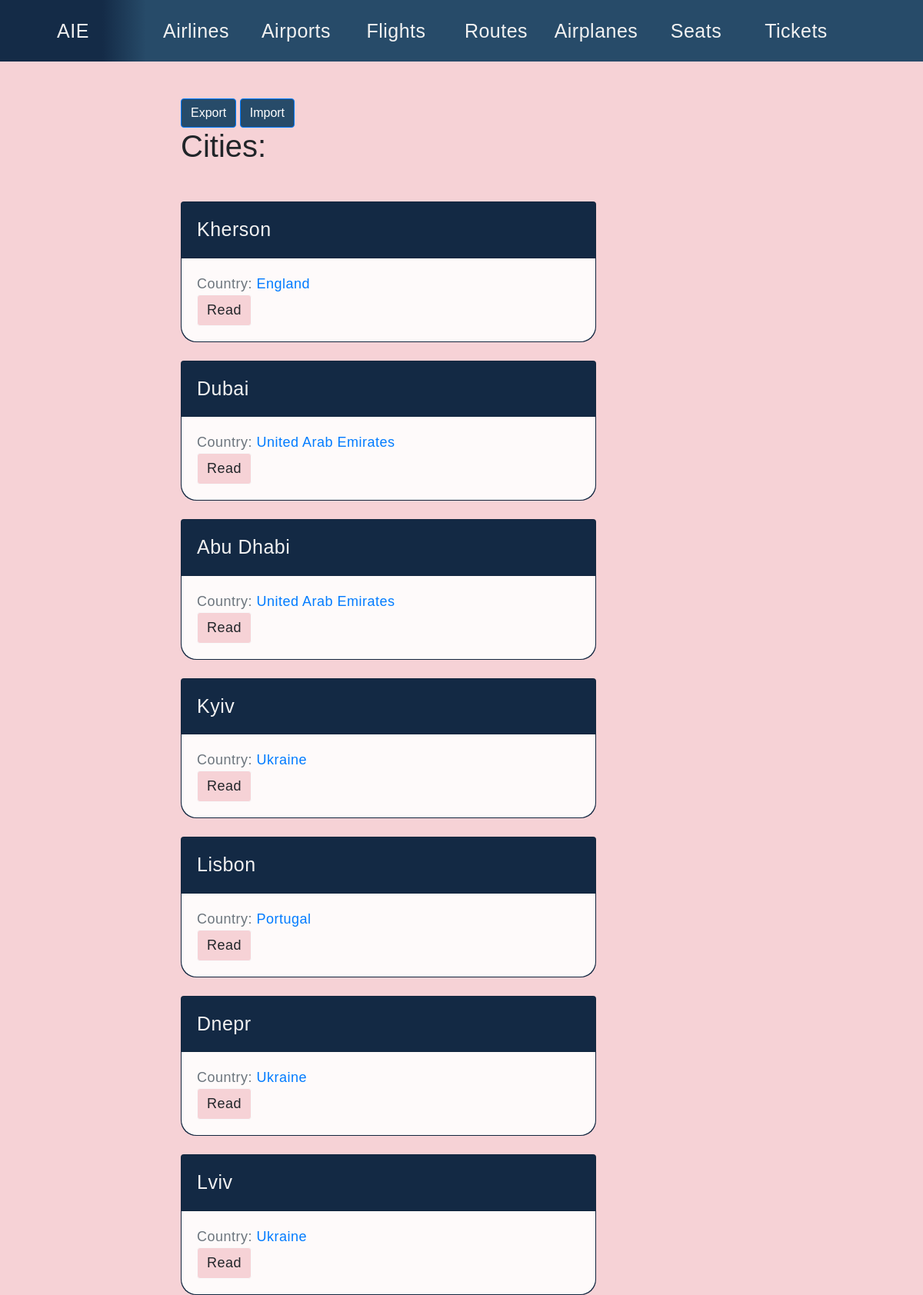
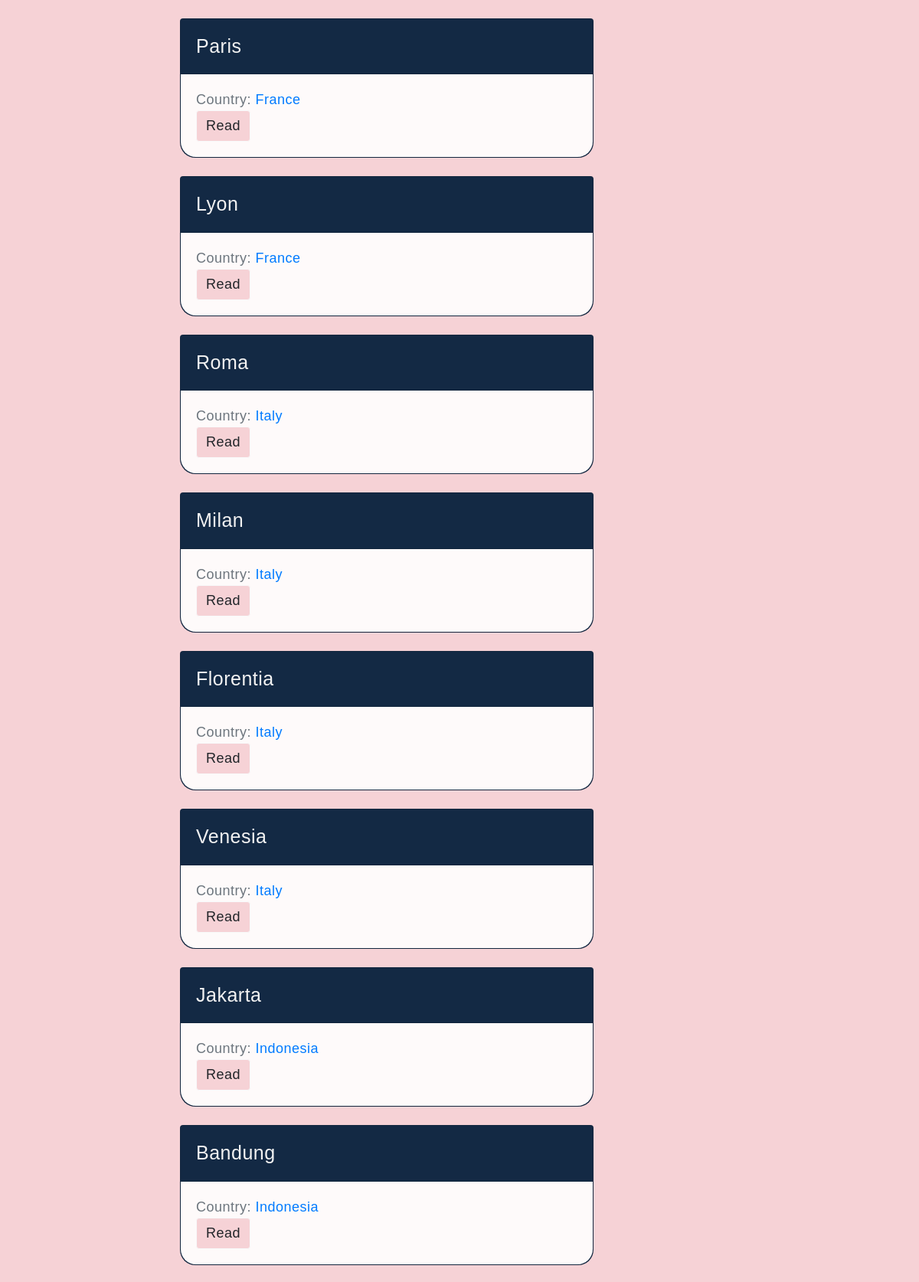
The app's page /airtickets/cities/ (upper part) with its own data (2 pictures, top to bottom).
### airtickets/models.py (models this page shows, shortened)
class City(models.Model):
    name = models.CharField(max_length=50, db_index=True, unique=True)
    slug = models.CharField(max_length=50, unique=True, blank=True)
    country = models.ForeignKey(Country, on_delete=models.CASCADE, related_name='cities')
    def get_absolute_url(self):
        return reverse('city_detail_url', kwargs={'slug': self.slug})

class Country(models.Model):
    name = models.CharField(max_length=50, db_index=True, unique=True)
    slug = models.SlugField(max_length=50, unique=True, blank=True)
    def get_absolute_url(self):
        return reverse('country_detail_url', kwargs={'slug': self.slug})

### airtickets/views.py (the view)
# urls.py: path('cities/', cities_list, name='cities_list_url'),
def cities_list(request):
    cities = City.objects.all()
    return render(request, 'airtickets/cities_list.html', context={'cities': cities})

### airtickets/templates/airtickets/cities_list.html (shortened to what this page needs)
{% extends 'airtickets/base_airtickets.html' %}
{% block content %}
    <a href="{% url 'export_cities_url' %}" class="btn btn-primary" style="background: #274b69"> Export </a>
    <a href="{% url 'import_cities_url' %}" class="btn btn-primary" style="background: #274b69"> Import </a>
    <h1 class="mb-5">Cities:</h1>
    {% for city in cities %}
        {% include 'airtickets/includes/city_card_template.html' %}
    {% endfor %}
{% endblock %}

### airtickets/templates/airtickets/includes/city_card_template.html
<div class="card mb-4"
     style="background: #142b47;
            font-size: 18px;
            color: #f2f2f2;
            font-family: sans-serif;
            letter-spacing:0.5px;
            border-bottom-left-radius: 20px;
            border-bottom-right-radius: 20px;">
    <div class="card-header">
        <p style="font-size: 25px;"> {{ city.name }} </p>
    </div>
    <div class="card-body"
         style="background: #fefafa;
                border-bottom-left-radius: 20px;
                border-bottom-right-radius: 20px;">
        <div class="text-muted">
            Country: <a href="{{ city.country.get_absolute_url }}">{{ city.country.name }}</a>
        </div>
        <a href="{{ city.get_absolute_url }}"
           class="btn btn-light"
           style="font-size: 18px;
                  background: #f6d2d6;
                  font-family: sans-serif;
                  letter-spacing:0.5px;">Read</a>
    </div>
</div>

### static/css/styles.css (style rules this page uses)
body { background-image: url(/static/images/back.jpg) }

### templates/base.html (style rules this page uses)
.admin-panel a,p { display: block; margin: 5px 0; }
body { background: #f6d2d6 url(/static/images/bg_palitra.png) no-repeat; background-attachment:fixed; background-size: contain; background-position:190px; }

### records on screen
City: name "Kherson", country.name "England"
City: name "Dubai", country.name "United Arab Emirates"
City: name "Abu Dhabi", country.name "United Arab Emirates"
City: name "Kyiv", country.name "Ukraine"
City: name "Lisbon", country.name "Portugal"
City: name "Dnepr", country.name "Ukraine"
City: name "Lviv", country.name "Ukraine"
City: name "Paris", country.name "France"
City: name "Lyon", country.name "France"
City: name "Roma", country.name "Italy"
City: name "Milan", country.name "Italy"
City: name "Florentia", country.name "Italy"
City: name "Venesia", country.name "Italy"
City: name "Jakarta", country.name "Indonesia"
City: name "Bandung", country.name "Indonesia"
